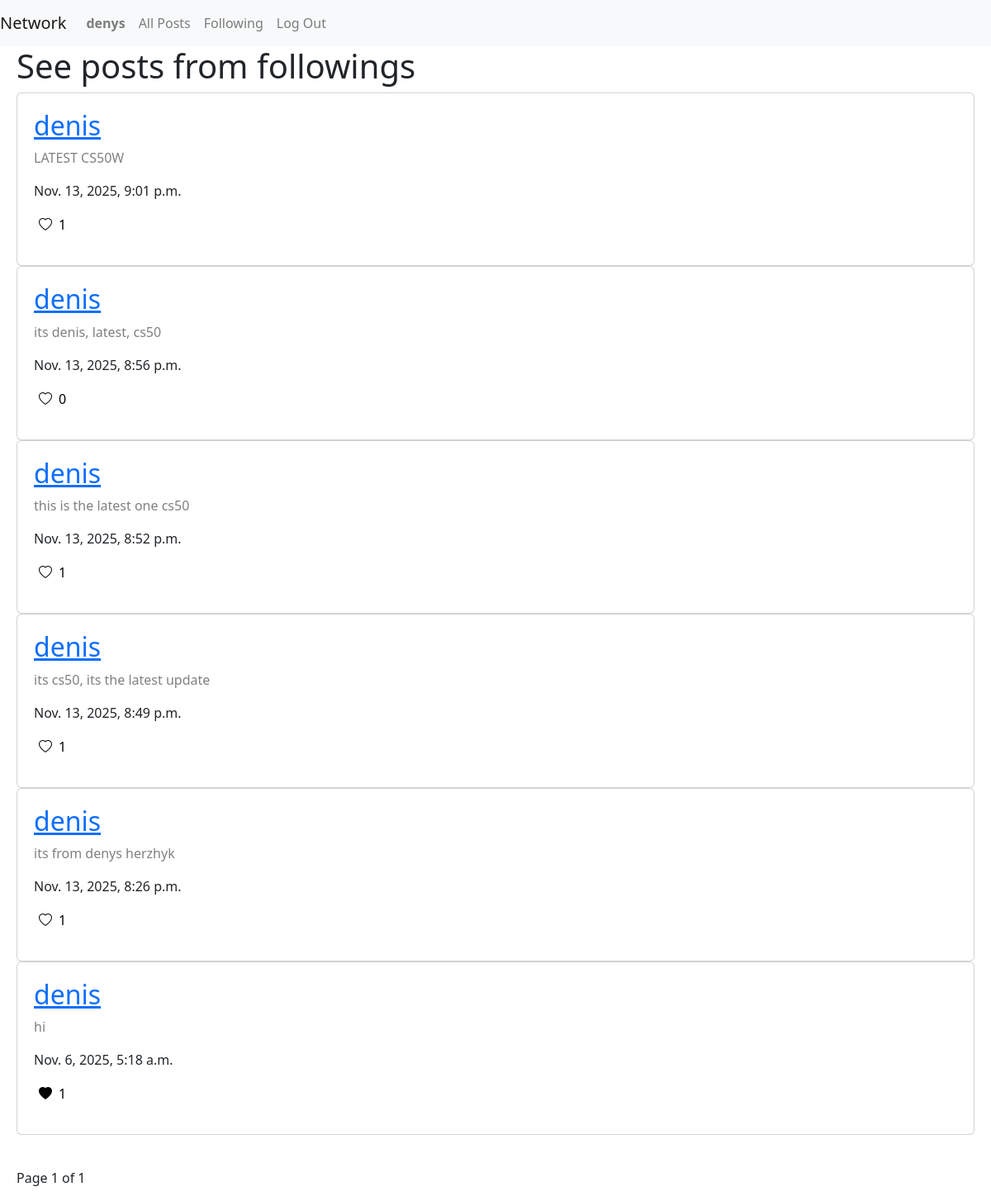
The app's page /follow/ (signed in) with its own data.
### network/models.py (models this page shows, shortened)
class User(AbstractUser):
    pass

class Post(models.Model):
    creator = models.ForeignKey(User, on_delete=models.CASCADE)
    post_text = models.TextField()
    date = models.DateTimeField(auto_now_add=True)

### network/views.py (the view)
# urls.py: path("follow/", views.follow, name="follow"),
def follow(request):
    if not request.user.is_authenticated:
        return render(request, 'network/register.html')
    followings = UserFollow.objects.filter(user=request.user)
    followed_user_ids = followings.values_list("user_following", flat=True)
    posts = Post.objects.filter(creator__in=followed_user_ids).order_by('-date')
    user_liked_posts = list(request.user.user_likes.values_list("post_id", flat=True))
    pagination = Paginator(posts, 10)
    page_number = request.GET.get('page')
    page_obj = pagination.get_page(page_number)
    return render(request, 'network/following.html', {'user_liked_posts': user_liked_posts, 'page_obj':page_obj})

### network/templates/network/following.html (shortened to what this page needs)
{% extends "network/layout.html" %}
{% load static %}
{% block body %}
<div>
    <div>
        <h1>See posts from followings</h1>
        {% if page_obj %}
        {% for post in page_obj %}
        <div class="card" style="padding:20px;">
            <h2 class="card-title"><a href="{% url 'profile' post.creator.id %}">{{post.creator.username}}</a></h2>
            <div data-block1-id="{{post.id}}" class="bl-1">
                <p class="card-text" id="txt" style="color: gray">{{post.post_text}}</p>
                <p class="">{{post.date}}</p>
                <button type="button" data-creator-id="{{request.user.id}}" data-like-post-id="{{post.id}}"
                    class="d-flex like-btn" style="background-color: white; border:none">
                    {% if post.id in user_liked_posts %}
                    <i class="bi bi-heart-fill"></i>
                    {% else %}
                    <i class="bi bi-heart"></i>
                    {% endif %}
                    <p class="like_count ml-2">{{post.post_likes.count }}</p>
                </button>
            </div>
        </div>
        {% endfor %}
        <nav aria-label="Page navigation example">
            <ul class="pagination">
                <br>
            </ul>
        </nav>
        <p class="current">
            Page {{page_obj.number}} of {{page_obj.paginator.num_pages}}
        </p>
        {% else %}
        <p>User does not follow no one</p>
        {% endif%}
    </div>
</div>
{% endblock%}

### network/templates/network/layout.html (shortened to what this page needs)
<!DOCTYPE html>
<html lang="en">
<head>
    <link rel="stylesheet" href="https://stackpath.bootstrapcdn.com/bootstrap/4.4.1/css/bootstrap.min.css"
>
    <link href="https://cdn.jsdelivr.net/npm/bootstrap@5.3.3/dist/css/bootstrap.min.css" rel="stylesheet">
    <link rel="stylesheet" href="https://cdn.jsdelivr.net/npm/bootstrap-icons@1.11.3/font/bootstrap-icons.min.css" />
</head>
<body>
    <nav class="navbar navbar-expand-lg navbar-light bg-light">
        <a class="navbar-brand" href="">Network</a>
        <div>
            <ul class="navbar-nav mr-auto">
                {% if user.is_authenticated %}
                <li class="nav-item">
                    <a class="nav-link" href="#"><strong>{{ user.username }}</strong></a>
                </li>
                {% endif %}
                <li class="nav-item">
                    <a class="nav-link" href="{% url 'posts' %}">All Posts</a>
                </li>
                {% if user.is_authenticated %}
                <li class="nav-item">
                    <a class="nav-link" href="{% url 'follow' %}">Following</a>
                </li>
                <li class="nav-item">
                    <a class="nav-link" href="{% url 'logout' %}">Log Out</a>
                </li>
                {% endif %}
            </ul>
        </div>
    </nav>
    <div class="body" style="padding-left: 20px; padding-right: 20px;">
        {% block body %}
        {% endblock %}
    </div>
</body>
</html>

### records on screen
User: username "denys"
Post: creator.username "denis", post_text "LATEST CS50W", date "Nov. 13, 2025, 9:01 p.m.", post_likes.count "1"
Post: creator.username "denis", post_text "its denis, latest, cs50", date "Nov. 13, 2025, 8:56 p.m.", post_likes.count "0"
Post: creator.username "denis", post_text "this is the latest one cs50", date "Nov. 13, 2025, 8:52 p.m.", post_likes.count "1"
Post: creator.username "denis", post_text "its cs50, its the latest update", date "Nov. 13, 2025, 8:49 p.m.", post_likes.count "1"
Post: creator.username "denis", post_text "its from denys herzhyk", date "Nov. 13, 2025, 8:26 p.m.", post_likes.count "1"
Post: creator.username "denis", post_text "hi", date "Nov. 6, 2025, 5:18 a.m.", post_likes.count "1"

### other values on screen
{{ page_obj.number }} "1"
{{ page_obj.paginator.num_pages }} "1"
